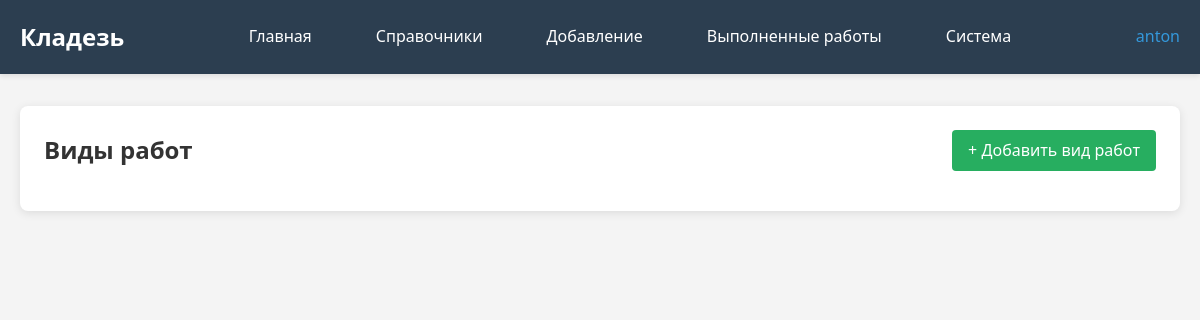
Page /repair-types/ (signed in) on the earlier database version.
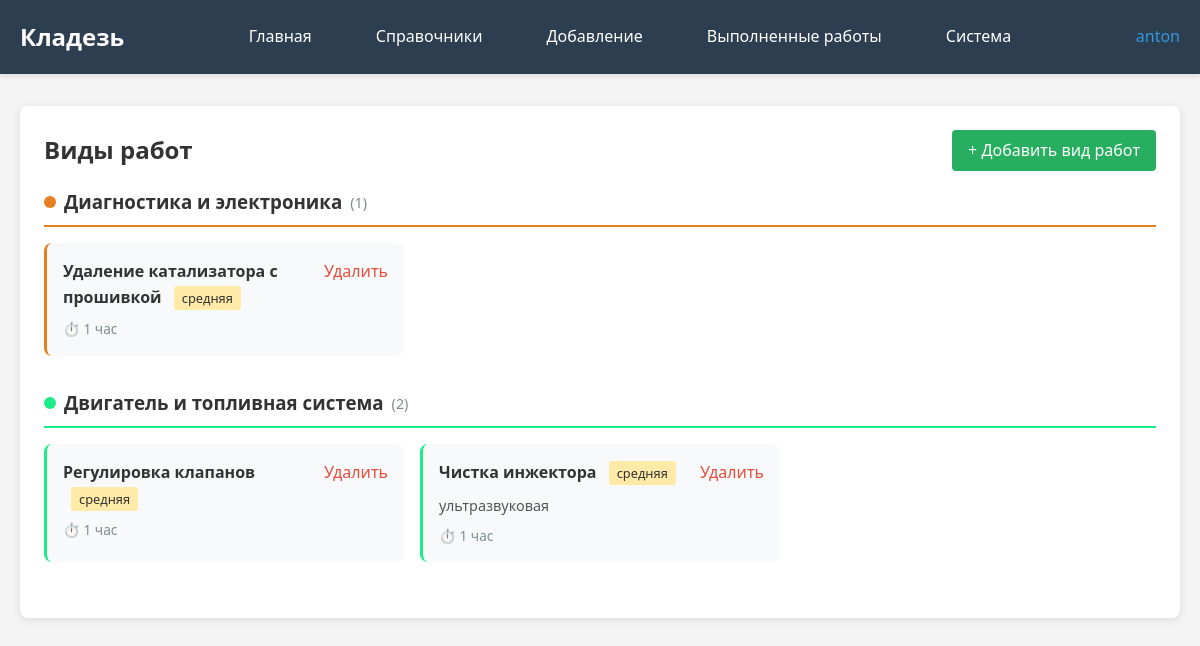
Same page on the later database version.
### kladez_app/models.py (models this page shows, shortened)
class RepairCategory(models.Model):
    name = models.CharField(max_length=100, verbose_name="Категория работ")
    description = models.TextField(blank=True, verbose_name="Описание категории")
    color = models.CharField(max_length=20, default="#e67e22", verbose_name="Цвет категории")  # Новое поле для цвета
    class Meta:
        verbose_name = "Категория работ"
        verbose_name_plural = "Категории работ"

class RepairType(models.Model):
    category = models.ForeignKey(RepairCategory, on_delete=models.CASCADE, verbose_name="Категория")
    name = models.CharField(max_length=200, verbose_name="Вид работ")
    description = models.TextField(blank=True, verbose_name="Описание работ")
    typical_duration = models.CharField(max_length=50, blank=True, verbose_name="Типовая длительность")
    complexity = models.CharField(max_length=50, blank=True, verbose_name="Сложность")
    user = models.ForeignKey(User, on_delete=models.CASCADE, verbose_name="Пользователь", null=True, blank=True)
    class Meta:
        verbose_name = "Вид работ"
        verbose_name_plural = "Виды работ"

### kladez_app/views.py (the view)
# urls.py: path('repair-types/', views.repair_types_directory, name='repair_types_directory'),
@login_required
def repair_types_directory(request):
    categories_with_repairs = RepairCategory.objects.all()
    for category in categories_with_repairs:
        category.user_repair_types = category.repairtype_set.filter(user=request.user)
    context = {
        'categories_with_repairs': categories_with_repairs
    }
    return render(request, 'kladez_app/repair_types_directory.html', context)

### kladez_app/templates/kladez_app/repair_types_directory.html (shortened to what this page needs)
{% extends "kladez_app/base.html" %}
{% block content %}
<div class="card">
    <div style="display: flex; justify-content: space-between; align-items: center; margin-bottom: 1rem;">
        <h2>Виды работ</h2>
        <a href="{% url 'kladez_app:add_repair_type' %}"
           style="padding: 0.5rem 1rem; background: #27ae60; color: white; border-radius: 4px; text-decoration: none;">
            + Добавить вид работ
        </a>
    </div>
    {% if categories_with_repairs %}
        {% for category in categories_with_repairs %}
            {% if category.user_repair_types %}
            <div style="margin-bottom: 2rem;">
                <div style="display: flex; align-items: center; gap: 0.5rem; margin-bottom: 1rem; padding-bottom: 0.5rem; border-bottom: 2px solid {{ category.color }};">
                    <div style="width: 12px; height: 12px; border-radius: 50%; background: {{ category.color }};"></div>
                    <h3>{{ category.name }}</h3>
                    <span style="color: #7f8c8d; font-size: 0.9rem;">
                        ({{ category.user_repair_types|length }})
                    </span>
                </div>
                <div style="display: grid; grid-template-columns: repeat(auto-fill, minmax(300px, 1fr)); gap: 1rem;">
                    {% for repair in category.user_repair_types %}
                    <div style="background: #f8f9fa; padding: 1rem; border-radius: 8px; border-left: 3px solid {{ category.color }};">
                        <div style="display: flex; justify-content: space-between; align-items: start;">
                            <div style="flex: 1;">
                                <strong>{{ repair.name }}</strong>
                                {% if repair.complexity %}
                                <span style="display: inline-block; margin-left: 0.5rem; padding: 0.1rem 0.5rem; background: #ffeaa7; border-radius: 3px; font-size: 0.8rem;">
                                    {{ repair.complexity }}
                                </span>
                                {% endif %}
                            </div>
                            <div>
                                <a href="{% url 'kladez_app:delete_repair_type' repair.pk %}"
                                   onclick="return confirm('Удалить вид работ \"{{ repair.name }}\"?')"
                                   style="color: #e74c3c; text-decoration: none; margin-left: 0.5rem;">
                                    Удалить
                                </a>
                            </div>
                        </div>
                        {% if repair.description %}
                        <div style="margin-top: 0.5rem; font-size: 0.9rem; color: #555;">
                            {{ repair.description|truncatechars:100 }}
                        </div>
                        {% endif %}
                        {% if repair.typical_duration %}
                        <div style="margin-top: 0.5rem; font-size: 0.85rem; color: #7f8c8d;">
                            ⏱️ {{ repair.typical_duration }}
                        </div>
                        {% endif %}
                    </div>
                    {% endfor %}
                </div>
            </div>
            {% endif %}
        {% endfor %}
    {% endif %}
</div>
{% endblock %}

Differences in the rows shown:
now on this page (row unchanged): RepairCategory: name "Диагностика и электроника", user_repair_types|length "1"
added RepairType: name "Удаление катализатора с прошивкой", complexity "средняя", typical_duration "1 час", shown under "Диагностика и электроника"
added RepairCategory: name "Двигатель и топливная система", user_repair_types|length "2"
added RepairType: name "Регулировка клапанов", complexity "средняя", typical_duration "1 час", shown under "Двигатель и топливная система"
added RepairType: name "Чистка инжектора", complexity "средняя", description "ультразвуковая", typical_duration "1 час", shown under "Двигатель и топливная система"
